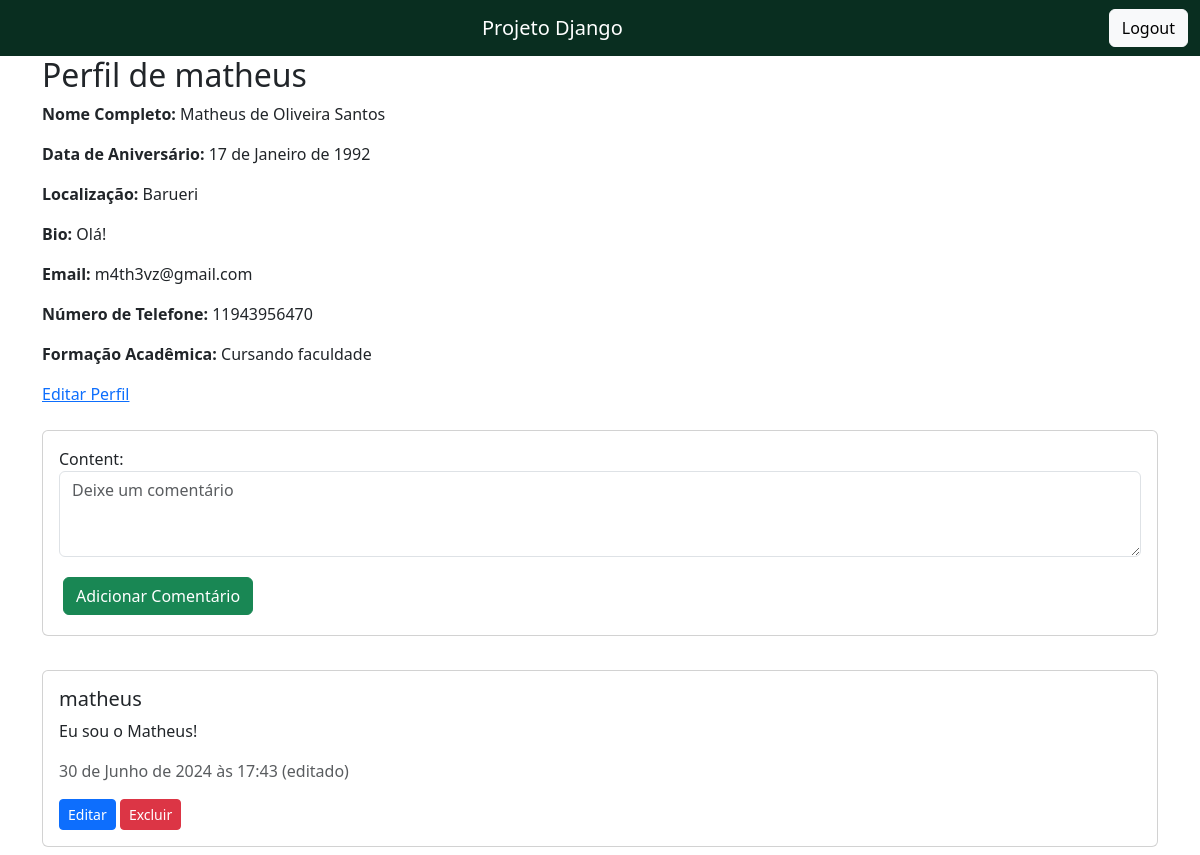
/profile/ (signed in), run on the app's committed database.
### core/models.py (models this page shows, shortened)
class Profile(models.Model):
    user = models.OneToOneField(User, on_delete=models.CASCADE)
    full_name = models.CharField(max_length=100, blank=True)
    birth_date = models.DateField(null=True, blank=True)
    location = models.CharField(max_length=100, blank=True)
    bio = models.TextField(blank=True)
    email = models.EmailField(blank=True)
    phone_number = models.CharField(max_length=15, blank=True, null=True)
    education = models.CharField(max_length=255, blank=True, null=True)

class Comment(models.Model):
    user = models.ForeignKey(User, on_delete=models.CASCADE)
    content = models.TextField()
    created_at = models.DateTimeField(auto_now_add=True)
    edited_at = models.DateTimeField(null=True, blank=True)

### core/views.py (the view)
# urls.py: path('profile/', views.profile_view, name='profile'),
@login_required
def profile_view(request):
    profile = Profile.objects.get(user=request.user)
    if request.method == 'POST':
        form = CommentForm(request.POST)
        if form.is_valid():
            comment = form.save(commit=False)
            comment.user = request.user
            comment.save()
            return redirect('profile')
    else:
        form = CommentForm()
    comments = Comment.objects.filter(user=request.user).order_by('-created_at')
    return render(request, 'profile.html', {'profile': profile, 'form': form, 'comments': comments})

### core/forms.py
class CommentForm(forms.ModelForm):
    class Meta:
        model = Comment
        fields = ['content']
        widgets = {
            'content': forms.Textarea(attrs={'class': 'form-control', 'rows': 3, 'placeholder': 'Deixe um comentário'}),
        }

### core/templates/profile.html (shortened to what this page needs)
{% extends 'base.html' %}
{% block content %}
  <h2>Perfil de {{ profile.user.username }}</h2>
  <p><strong>Nome Completo:</strong> {{ profile.full_name }}</p>
  <p><strong>Data de Aniversário:</strong> {{ profile.birth_date }}</p>
  <p><strong>Localização:</strong> {{ profile.location }}</p>
  <p><strong>Bio:</strong> {{ profile.bio }}</p>
  <p><strong>Email:</strong> {{ profile.email }}</p>
  <p><strong>Número de Telefone:</strong> {{ profile.phone_number }}</p>
  <p><strong>Formação Acadêmica:</strong> {{ profile.education }}</p>
  {% if profile.user == request.user %}
    <a href="{% url 'profile_edit' %}">Editar Perfil</a>
  {% endif %}
  {% if profile.user == request.user %}
    <div class="card mt-4" style="margin-bottom:3%">
      <div class="card-body">
          <form method="post">
              {{ form.as_p }}
              <button type="submit" class="btn btn-success m-1 btn-custom-2">Adicionar Comentário</button>
          </form>
      </div>
    </div>
  {% endif %}
  <div class="comments">
      {% if comments %}
          {% for comment in comments %}
              <div class="card mb-2">
                  <div class="card-body">
                      <h5 class="card-title">{{ comment.user.username }}</h5>
                      <p class="card-text">{{ comment.content }}</p>
                      <p class="text-muted">
                          {{ comment.created_at }}
                          {% if comment.edited_at %}
                              (editado)
                          {% endif %}
                      </p>
                      {% if comment.user == request.user %}
                          <button class="btn btn-primary btn-sm" onclick="editComment({{ comment.id }})">Editar</button>
                          <form method="post" action="{% url 'delete_comment' comment.id %}" style="display: inline;">
                              <button type="submit" class="btn btn-danger btn-sm">Excluir</button>
                          </form>
                      {% endif %}
                  </div>
              </div>
          {% endfor %}
      {% else %}
          <p>Nenhum comentário disponível.</p>
      {% endif %}
  </div>
{% endblock %}

### data on the page
Profile: user.username "matheus", full_name "Matheus de Oliveira Santos", birth_date "17 de Janeiro de 1992", location "Barueri", bio "Olá!", email "m4th3vz@gmail.com", phone_number "11943956470", education "Cursando faculdade"
Comment: user.username "matheus", content "Eu sou o Matheus!", created_at "30 de Junho de 2024 às 17:43", shows "(editado)"
